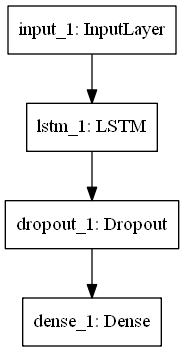

Write the Python code that produced this figure.
import numpy as np
import util
import keras
from keras.models import Model
from keras.layers import Layer, Flatten, LeakyReLU
from keras.layers import Input, Reshape, Dense, Lambda
from keras.layers import Conv2D, MaxPooling2D, UpSampling2D

from keras.layers import Conv1D, UpSampling1D
from keras.layers import AveragePooling1D, MaxPooling1D

from keras.layers import LSTM, Dropout

from keras import backend as K
from keras.engine.base_layer import InputSpec

from keras.optimizers import Adam, SGD, RMSprop
from keras.layers.normalization import BatchNormalization
from keras.losses import mse, binary_crossentropy
from keras import regularizers, activations, initializers, constraints
from keras.constraints import Constraint
from keras.callbacks import History, EarlyStopping

from keras.utils import plot_model
from keras.models import load_model

from keras.utils.generic_utils import get_custom_objects

import string
import numpy as np
import matplotlib as mpl
import matplotlib.pyplot as plt
import matplotlib.gridspec as gridspec
from tqdm import tqdm

import matplotlib.cm as cm
from matplotlib.colors import Normalize

def RMSE(x, y):
    return np.sqrt(np.mean(np.square(x.flatten() - y.flatten())))
    
class RNN:

    def __init__(self, data, n_lag, n_seq, name=[]):
    
        self.name = name
        
        self.data = data
        self.n_lag = n_lag
        self.n_seq = n_seq
        
        self.n_batch = 0
        self.nb_epoch = 0
        
        self.n_neurons = 10
        
        self.x = []
        self.y = []
        
        self.model = []
        
    def get_rnn_model(self, input, output):
    
        input_data = Input(batch_shape=(self.n_batch, input.shape[1], input.shape[2]))
        
        _ = LSTM(self.n_neurons, stateful=True, return_sequences=False)(input_data)
        _ = Dropout(0.3)(_)
        output_data = Dense(output.shape[1])(_)
        
        self.model = Model(input_data, output_data)
        self.model.compile(loss='mse', optimizer=Adam(lr=1e-3))
        self.model.summary()
        plot_model(self.model, to_file='rnn.png')
        
    def train(self, n_batch=1, nb_epoch=100, load=False):
    
        self.n_batch = n_batch
        self.nb_epoch = nb_epoch
        
        x = self.data.iloc[:, 0:self.n_lag].values
        self.x = x.reshape(x.shape[0], x.shape[1], 1)
        self.y = self.data.iloc[:, self.n_lag:].values
        
        self.get_rnn_model(self.x, self.y)
        
        history = History()
        
        losses = np.zeros([self.nb_epoch, 2])
        
        for i in tqdm(range(self.nb_epoch)):
            self.model.fit(self.x, self.y, 
                        epochs=1, batch_size=self.n_batch, verbose=False,
                        shuffle=False, callbacks=[history])
            self.model.reset_states()
            
            losses[i, :] = np.squeeze(np.asarray(list(history.history.values())))
            print ("%d [Loss: %f] [Val loss: %f]" % (i, losses[i, 0], losses[i, 1]))
            
            figs = util.plotLosses(losses, name="rnn_losses")
        
    def forecasts(self, test_data):
    
        forecasts = list()
        
        for i in range(len(test_data)):
        
            x = test_data.iloc[i, 0:self.n_lag].values
            x = x.reshape(1, len(x), 1)
            y = test_data.iloc[i, self.n_lag:].values
            
            y_hat = self.model.predict(x, batch_size=self.n_batch)
            forecasts.append([x for x in y_hat[0, :]])
            
        return forecasts
        
    def forecasts_multistep(self, test_data, n_steps=3):
    
        n_steps = n_steps
        forecasts_multi = list()

        x = test_data.iloc[0, 0:self.n_lag].values
        x = x.reshape(1, len(x), 1)

        for i in range(n_steps):

            y_hat = self.model.predict(x, batch_size=self.n_batch)
            forecasts_multi.append(y_hat[0, :])
            x = y_hat.reshape(1, y_hat.shape[1], 1)
            
        return forecasts_multi
    
    
    
    
    
    
    
    
    
    
    
    
    
    
    
    
    
    
    
    
    
    
    
    
